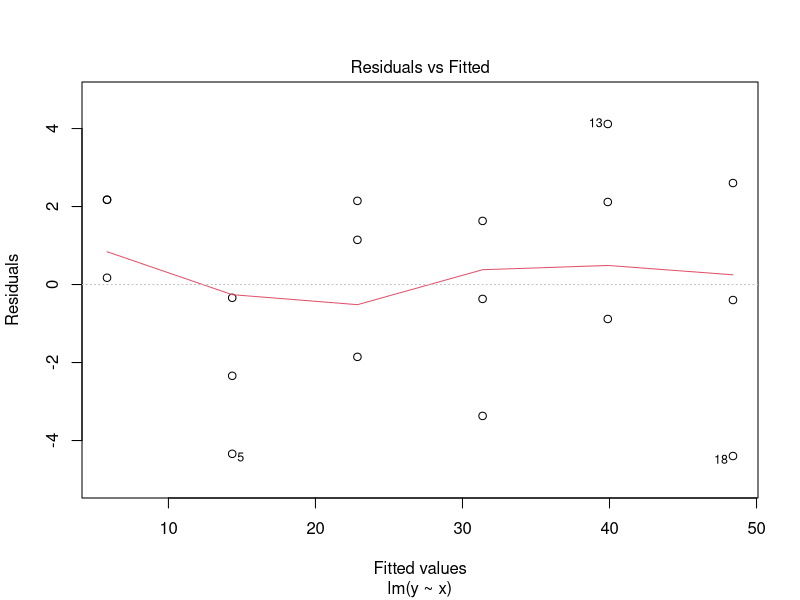
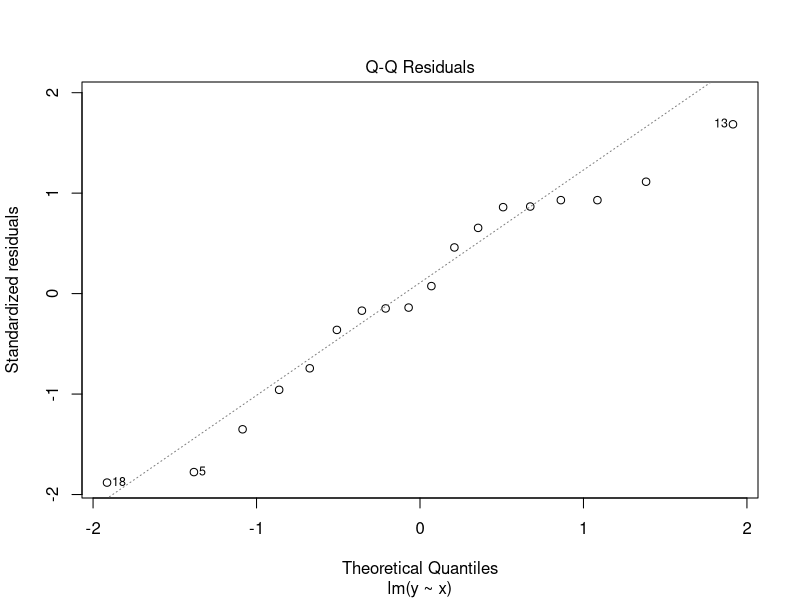
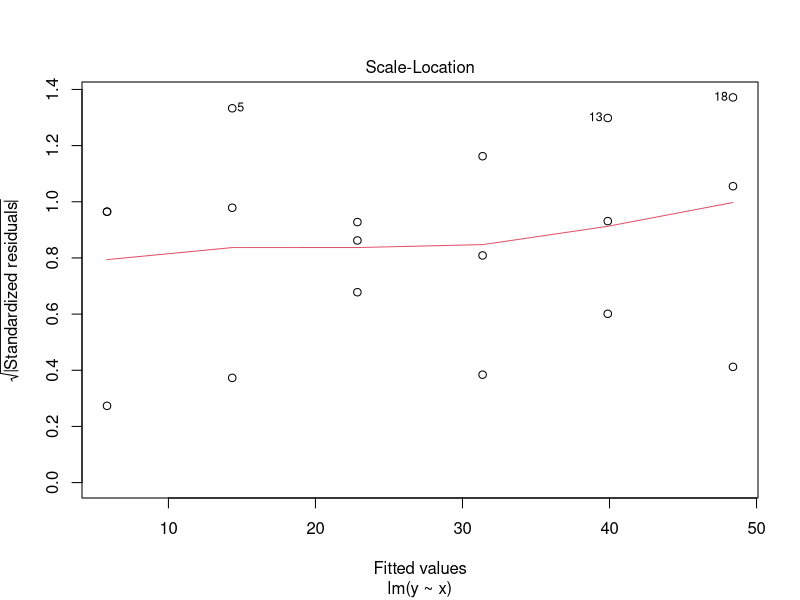
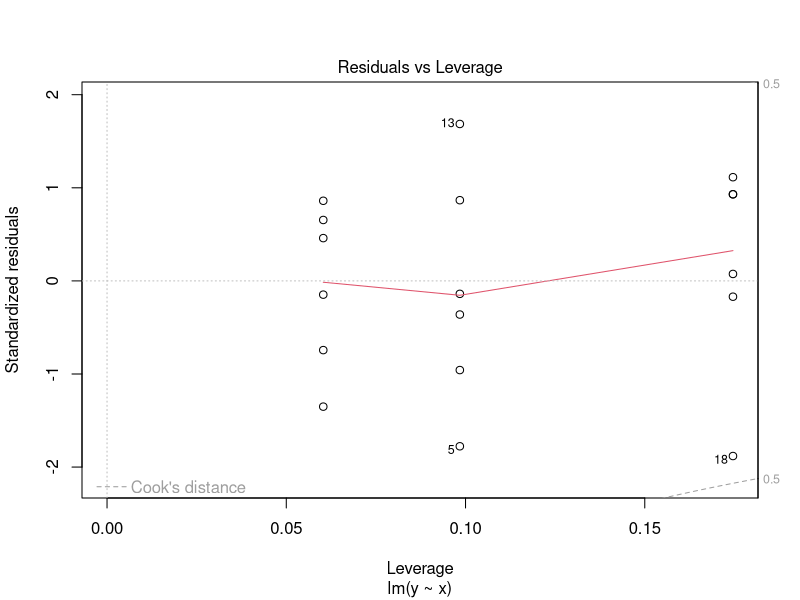

Generate these figures, in order, with R:
data = data.frame(
x=c(0,0,0, 15,15,15, 30,30,30, 45,45,45, 60,60,60, 75,75,75),
y=c(8,6,8, 12,10,14, 25,21,24, 31,33,28, 44,39,42, 48,51,44))

fit = lm(y~x, data)
summary(fit)

predict(fit, data.frame(x=c(50)), interval="confidence");

predict(fit, data.frame(x=c(50)), interval="predict");

plot(fit)

coef(fit)

#################################

